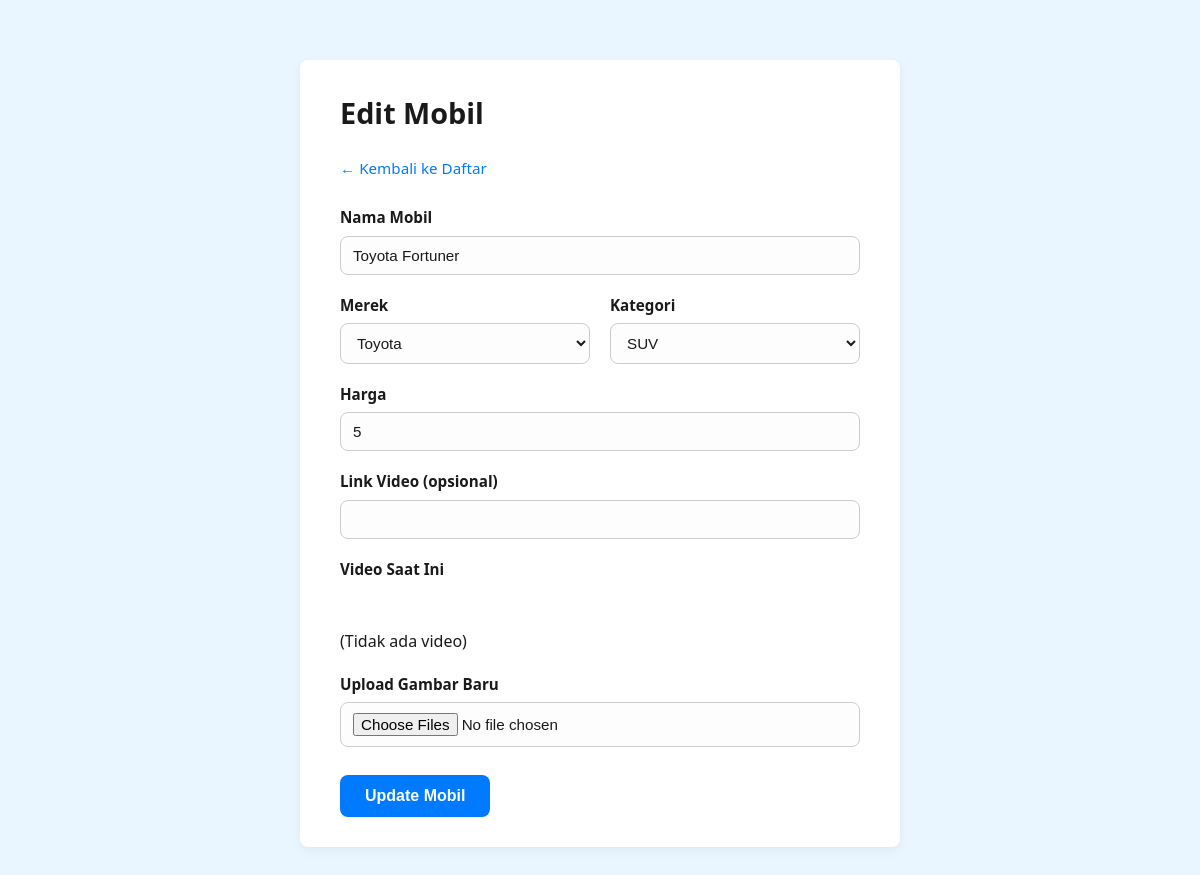
/admin/editMobil.php?id=1, run on an earlier commit of the app's database.
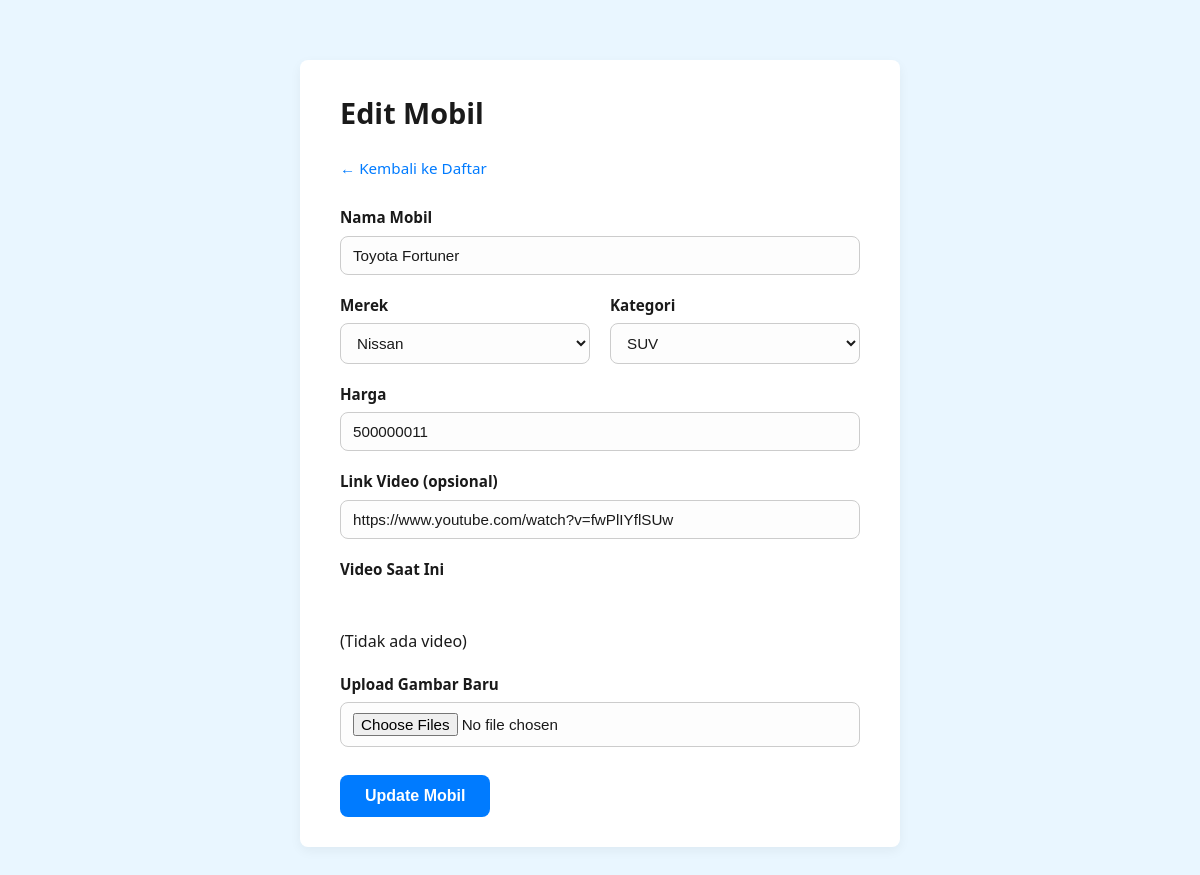
And on a later commit of the database.
### tables this page shows
CREATE TABLE `mobil` (
  `id_mobil` int(11) NOT NULL,
  `nama_mobil` varchar(100) NOT NULL,
  `id_merek` int(11) NOT NULL,
  `id_kategori` int(11) NOT NULL,
  `harga` int(11) NOT NULL,
  `spesifikasi` text DEFAULT NULL,
  `video_url` text DEFAULT NULL,
  `bahan_bakar` varchar(50) DEFAULT NULL,
  `transmisi` varchar(50) DEFAULT NULL,
  `kapasitas_mesin` varchar(50) DEFAULT NULL,
  `tenaga` varchar(50) DEFAULT NULL,
  `kapasitas_tempat_duduk` varchar(50) DEFAULT NULL,
  `deskripsi` text DEFAULT NULL,
  `video` varchar(255) DEFAULT NULL
);

CREATE TABLE `merek` (
  `id_merek` int(11) NOT NULL,
  `nama_merek` varchar(50) NOT NULL
);

CREATE TABLE `kategori` (
  `id_kategori` int(11) NOT NULL,
  `nama_kategori` varchar(50) NOT NULL
);

### admin/editMobil.php (the view, shortened to what this page needs)
<?php
include '../koneksi.php';
$id = isset($_GET['id']) ? (int) $_GET['id'] : 0;
$merekResult    = $conn->query("SELECT id_merek, nama_merek FROM merek");
$kategoriResult = $conn->query("SELECT id_kategori, nama_kategori FROM kategori");
$stmt = $conn->prepare("
    SELECT nama_mobil, id_merek, id_kategori, harga, video_url, video
    FROM mobil
    WHERE id_mobil = ?
");
$stmt->bind_param("i", $id);
$stmt->execute();
$stmt->bind_result($nama_mobil, $id_merek, $id_kategori, $harga, $video_url, $oldVideo);
?>
<!DOCTYPE html>
<html lang="id">
<head>
  <link rel="stylesheet" href="assets/css/edit-mobil.css">
</head>
<body>
  <div class="container">
    <h1>Edit Mobil</h1>
    <a href="index.php" class="btn-back">← Kembali ke Daftar</a>
    <form method="post" enctype="multipart/form-data">
      <div class="form-group">
        <label>Nama Mobil</label>
        <input name="nama_mobil" type="text" value="<?= htmlspecialchars($nama_mobil) ?>" required>
      </div>
      <div class="form-inline">
        <div class="form-group">
          <label>Merek</label>
          <select name="id_merek" required>
            <?php while($m = $merekResult->fetch_assoc()): ?>
              <option value="<?= $m['id_merek'] ?>" <?= $m['id_merek']==$id_merek ? 'selected' : '' ?>>
                <?= htmlspecialchars($m['nama_merek']) ?>
              </option>
            <?php endwhile; ?>
          </select>
        </div>
        <div class="form-group">
          <label>Kategori</label>
          <select name="id_kategori" required>
            <?php while($k = $kategoriResult->fetch_assoc()): ?>
              <option value="<?= $k['id_kategori'] ?>" <?= $k['id_kategori']==$id_kategori ? 'selected' : '' ?>>
                <?= htmlspecialchars($k['nama_kategori']) ?>
              </option>
            <?php endwhile; ?>
          </select>
        </div>
      </div>
      <div class="form-group">
        <label>Harga</label>
        <input name="harga" type="number" value="<?= $harga ?>" required>
      </div>
      <div class="form-group">
        <label>Link Video (opsional)</label>
        <input name="video_url" type="url" value="<?= htmlspecialchars($video_url) ?>">
      </div>
      <div class="form-group">
        <label>Video Saat Ini</label><br>
        <?php if ($oldVideo): ?>
          <video controls>
            <source src="<?= htmlspecialchars($oldVideo) ?>" type="video/mp4">
            Browser Anda tidak mendukung tag video.
          </video>
        <?php else: ?>
          <p>(Tidak ada video)</p>
        <?php endif; ?>
      </div>
      <div class="form-group">
        <label>Upload Gambar Baru</label>
        <input type="file" name="gambar[]" accept="image/*" multiple>
      </div>
      <input type="submit" value="Update Mobil">
    </form>
  </div>
</body>
</html>

What changed in the data, as far as the page shows it:
changed mobil "Toyota Fortuner": id_merek "Toyota" → "Nissan"; harga "5" → "500000011"; video_url (not shown) → "https://www.youtube.com/watch?v=fwPlIYflSUw"
